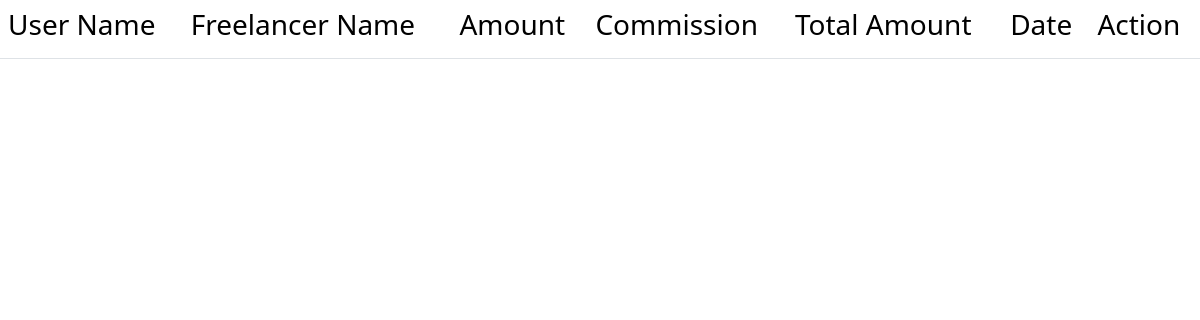
/admin/details.php, run on an earlier commit of the app's database.
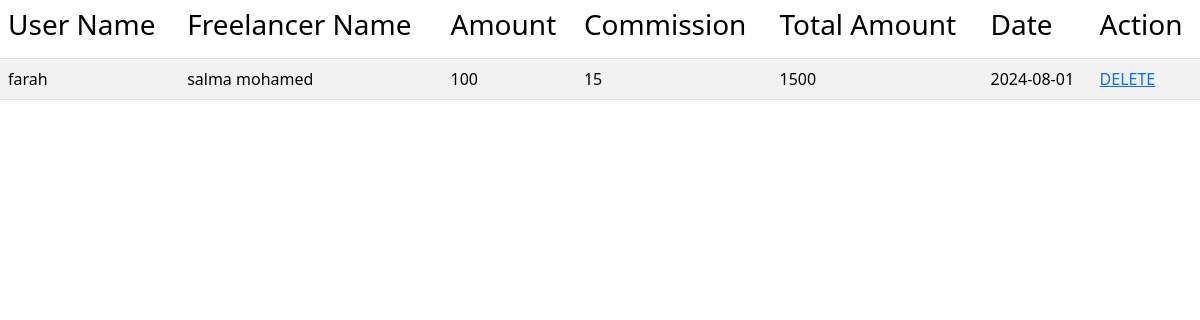
And on a later commit of the database.
### tables this page shows
CREATE TABLE `payment` (
  `payment_id` int(11) NOT NULL,
  `amount` float NOT NULL,
  `commission` float NOT NULL,
  `date` date NOT NULL,
  `user_id` int(11) NOT NULL,
  `freelancer_id` int(11) NOT NULL,
  `project_id` int(11) NOT NULL
);

CREATE TABLE `user` (
  `user_id` int(11) NOT NULL,
  `user_name` varchar(250) NOT NULL,
  `email` varchar(250) NOT NULL,
  `phone_number` varchar(20) NOT NULL,
  `password` varchar(255) NOT NULL,
  `user_image` longtext DEFAULT NULL,
  `bio` varchar(255) DEFAULT NULL,
  `nationality_id` int(11) NOT NULL
);

CREATE TABLE `freelancer` (
  `freelancer_id` int(11) NOT NULL,
  `freelancer_name` varchar(255) NOT NULL,
  `email` varchar(255) NOT NULL,
  `phone_number` varchar(11) NOT NULL,
  `password` varchar(255) NOT NULL,
  `birthdate` date NOT NULL,
  `national_id` varchar(14) NOT NULL,
  `freelancer_image` longtext DEFAULT NULL,
  `job_title` varchar(255) NOT NULL,
  `available_hours` int(11) DEFAULT NULL,
  `price/hr` float DEFAULT 5,
  `link1` varchar(255) DEFAULT NULL,
  `link2` varchar(255) DEFAULT NULL,
  `freelancer_file` longtext DEFAULT NULL,
  `bio` text DEFAULT NULL,
  `premium` varchar(255) DEFAULT '0',
  `view` int(11) DEFAULT 0,
  `hidden` tinyint(1) DEFAULT 0,
  `career_id` int(11) NOT NULL,
  `rank_id` int(11) DEFAULT 1,
  `webssite_price` int(11) NOT NULL DEFAULT 5,
  `fl_join_date` date NOT NULL DEFAULT current_timestamp()
);

### admin/details.php (the view, shortened to what this page needs)
<?php
include "connection.php";
$select = "SELECT
            `payment`.`payment_id`,
            `user`.`user_name`,
            `freelancer`.`freelancer_name`,
            `payment`.`amount`,
            `payment`.`commission`,
            (`payment`.`amount` * `payment`.`commission`) AS total_amount,
            `payment`.`date` FROM `payment`
           JOIN `user` ON `payment`.`user_id` = `user`.`user_id`
           JOIN `freelancer` ON `payment`.`freelancer_id` = `freelancer`.`freelancer_id`
           ORDER BY `payment`.`date` ASC";
$runSelect = mysqli_query($connect, $select);
?>
<!DOCTYPE html>
<html lang="en">
<head>
    <link rel="stylesheet" href="https://cdnjs.cloudflare.com/ajax/libs/font-awesome/6.5.1/css/all.min.css">
    <link href="https://cdn.jsdelivr.net/npm/bootstrap@5.3.3/dist/css/bootstrap.min.css" rel="stylesheet"
>
    <link rel="stylesheet" href="https://cdnjs.cloudflare.com/ajax/libs/font-awesome/6.5.2/css/all.min.css"
 />
    <link rel="stylesheet" href="">
</head>
<body>
    <div class="table_div">
        <table class="table table-striped">
            <thead>
                <tr>
                    <th><h3>User Name</h3></th>
                    <th><h3>Freelancer Name</h3></th>
                    <th><h3>Amount</h3></th>
                    <th><h3>Commission</h3></th>
                    <th><h3>Total Amount</h3></th>
                    <th><h3>Date</h3></th>
                    <th><h3>Action</h3></th>
                </tr>
            </thead>
            <tbody>
                <?php
                foreach($runSelect as $data) {
                ?>
                <tr>
                    <td><?php echo $data['user_name']; ?></td>
                    <td><?php echo $data['freelancer_name']; ?></td>
                    <td><?php echo $data['amount']; ?></td>
                    <td><?php echo $data['commission']; ?></td>
                    <td><?php echo $data['total_amount']; ?></td>
                    <td><?php echo $data['date']; ?></td>
                    <td><a href="details.php?delete=<?php echo $data['payment_id']; ?>">DELETE</a></td>
                </tr>
                <?php } ?>
            </tbody>
        </table>
    </div>
</body>
</html>

What changed in the data, as far as the page shows it:
added payment: user.user_name "farah", freelancer.freelancer_name "salma mohamed", amount "100", commission "15", total_amount "1500", date "2024-08-01"
